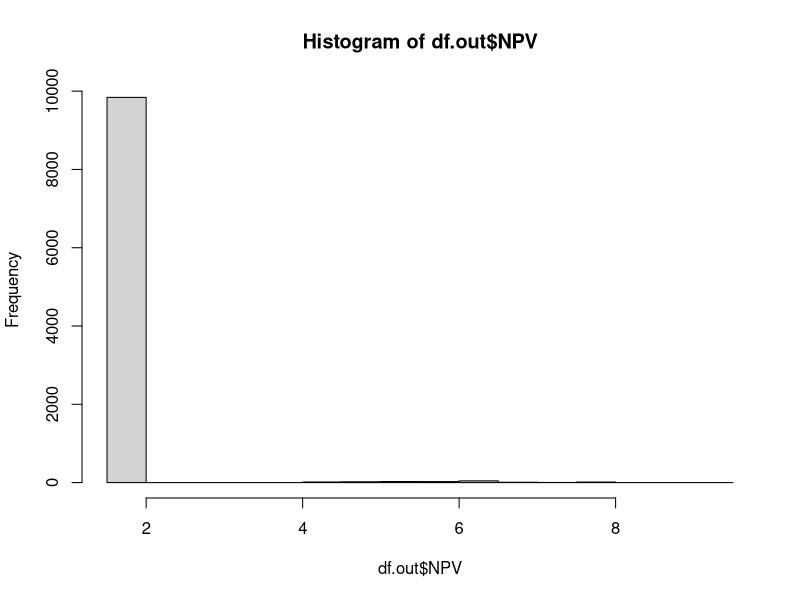
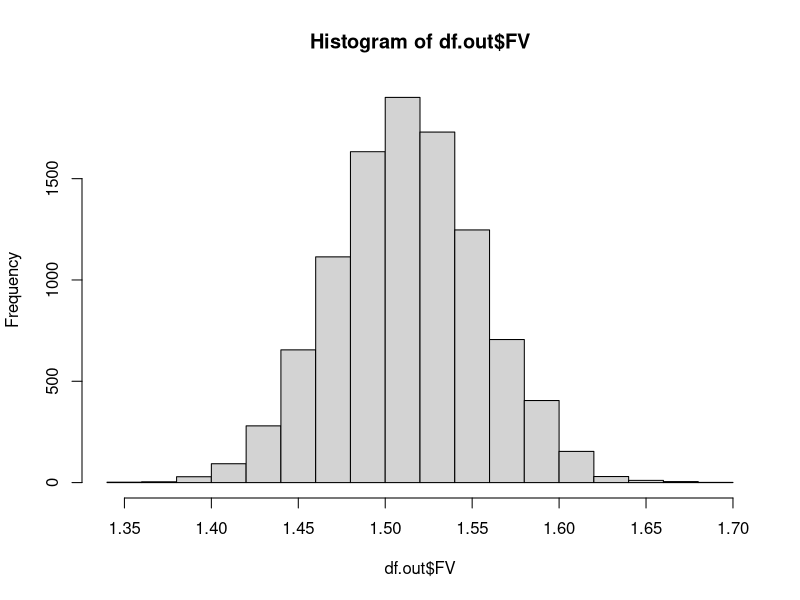
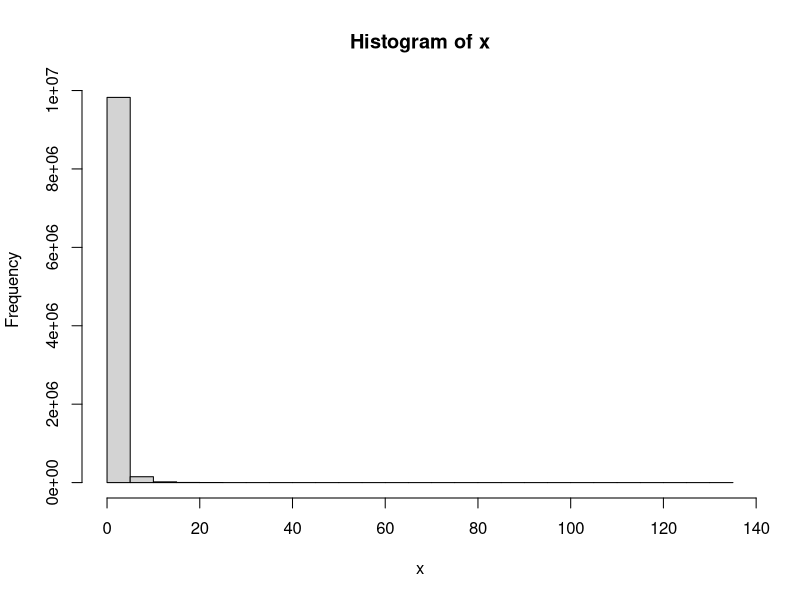
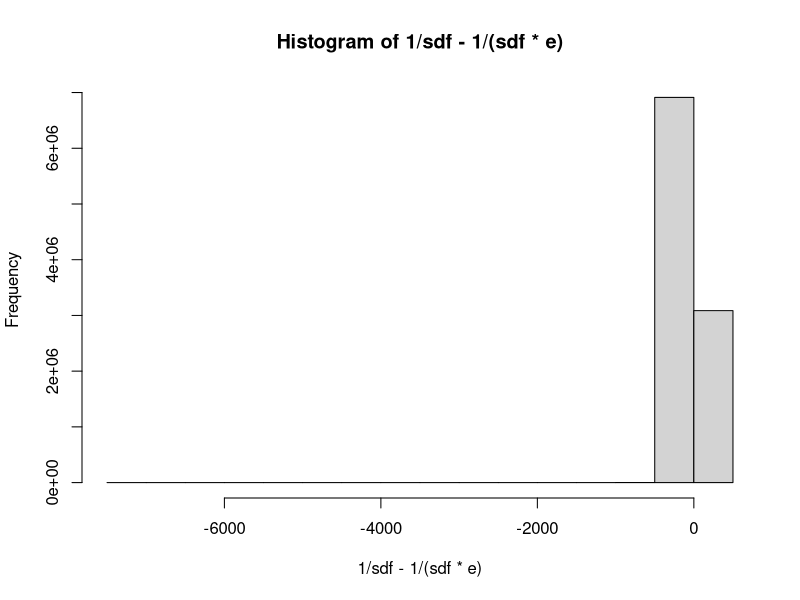

Generate these figures, in order, with R:
### Simple Averaged Pricing Error Example
# Prologue ----

if(sys.nframe() == 0L) rm(list = ls())
setwd(dirname(rstudioapi::getActiveDocumentContext()$path))
getwd()

# Model -----

sim.fun <- function(input.data=NA) {
  
  beta <- 1 # paramter we want to estimate
  n <- 5000 # number of cross-sectional units
  periods <- 1 # number of time-periods for discounting
  
  sigma.sdf <- 0.1
  sigma.err <- 0.3
  
  # Fill df
  df <- data.frame(sdf = rep(1, n))
  for (i in 1:periods) {
    # public market factor
    # x <- rnorm(n, 0.08, sigma.sdf)
    x <- rlnorm(n, 0.08-sigma.sdf^2/2, sigma.sdf) - 1
    
    df[, paste0("x", i)] <- x
    # error term
    error <- "multiplicative"
    if (error == "additive") {
      e <- rnorm(n, 0, sigma.err)
      y <- 1 / (1 + beta * x + e)
    } else {
      e <- rlnorm(n, 0-sigma.err^2/2, sigma.err)
      
      # error in denominator
      # y <- 1 / ((1 + beta * x)  * e)
      # error in numerator (yields worse estimation results)
      y <- e / (1 + beta * x)
    }

    df$sdf <- df$sdf * y
  }
  
  cf <- 1 / df$sdf
  
  if(periods > 1) {
    # Define loss functions
    loss.npv <- function(b) {
      df.x <- 1 + df[, -1] * b
      sdf <- 1 / apply(df.x, 1, prod)
      npv <- cf * sdf - 1
      error <- sum((npv)^2)
      return(error)
    }
    
    loss.fv <- function(b) {
      df.x <- 1 + df[, -1] * b
      sdf <- 1 / apply(df.x, 1, prod)
      fv <- cf - 1 / sdf
      error <- sum((fv)^2)
      return(error)
    }
    
    loss.averaged <- function(b) {
      df.x <- 1 + df[, -1] * b
      sdf <- 1 / apply(df.x, 1, prod)
      npv <- cf * sdf - 1
      fv <- cf- 1 / sdf
      error <- sum((npv)^2) + sum((fv)^2)
      return(error)
    }
  } else {
    # Define loss functions
    loss.npv <- function(b) {
      df.x <- 1 + df[, -1] * b
      sdf <- 1 / df.x
      
      # E[M/Me] (prices the cash flow by the sdf)
      #npv <-  1 - cf * sdf
      npv <- cf*sdf - 1
      
      # E[Me/M]
      # npv <- 1 / (sdf * cf) - 1
      
      # both
      #npv <- 1 / (sdf * cf) + cf*sdf - 2
      
      error <- sum((npv)^2)
      return(error)
    }
    
    loss.fv <- function(b) {
      df.x <- 1 + df[, -1] * b
      sdf <- 1 / df.x
      
      # good (replicates the data generating process)
      #fv <- cf - 1 / sdf
      fv <- 1 / sdf - cf
      
      # bad
      # fv <- 1 / cf - sdf
      
      error <- sum((fv)^2)
      return(error)
    }
    
    loss.averaged <- function(b) {
      df.x <- 1 + df[, -1] * b
      sdf <- 1 / df.x
      npv <- 1 - cf * sdf
      fv <- cf - 1 / sdf
      error <- sum((npv)^2) + sum((fv)^2)
      return(error)
    }
  }
  

  
  # Optimize
  res <- optimise(loss.npv, 0:10)
  df.res <- data.frame(NPV = res$minimum)
  res <- optimise(loss.fv, 0:10)
  df.res$FV <- res$minimum
  res <- optimise(loss.averaged, 0:10)
  df.res$AVG <- res$minimum
  
  return(df.res)
}
sim.fun()

set.seed(55)
system.time(
  df.out <- lapply(1:10000, sim.fun)
)
df.out <- data.frame(do.call(rbind, t(df.out)))
colMeans(df.out)
apply(df.out, 2, sd)
summary(df.out)

hist(df.out$NPV)
hist(df.out$FV)

'
> colMeans(df.out)
     NPV       FV      AVG 
2.927163 2.701741 2.757635 
> apply(df.out, 2, sd)
NPV        FV       AVG 
0.5686698 0.8367402 0.5904145 
'
# Multiplicative example ----
n <- 1000 * 1000 * 10
s1 <- 1
sdf <- rlnorm(n, -0.1 - s1^2/2, s1)
mean(sdf)
mean(1/sdf)
cor(sdf, 1/sdf)

s2 <- 1
e <- rlnorm(n, 0 - s2^2/2, s2)
mean(e)
cor(sdf*e, 1/(sdf*e))

summary(sdf/(sdf*e))
summary((sdf*e)/sdf)
summary(1/sdf - 1/(sdf*e))

x <- (sdf * e) / sdf
mean(x)
sd(x)
cor(sdf, x)
hist(x)
hist(1/sdf - 1/(sdf*e))
# s1=1, s2=1: -0.191
# s1=1, s2=2: -0.01226564
# s1=2, s2=1: -0.04248953
# s1=0.1, s2=2:-0.01795819
# s1=0.1, s2=0.1: -0.6983986
# s1=0.001, s2=0.001: -0.7070273
# s1=0.0001, s2=3: -0.0003168856
# s1=1, s2=0.01: -0.00765646


# Another multiplicative example -----

n <- 1000000

m1 <- rlnorm(n, -0.1,0.2)
m2 <- rlnorm(n, -0.1,0.2)
mean(m1)

s1 <- 0.1
e1 <- rlnorm(n, 0 - s1^2/2, s1)
e2 <- rlnorm(n, 0 - s1^2/2, s1)
e3 <- rlnorm(n, 0 - s1^2/2, s1)
mean(c(e1, e2, e3))
mean((e1)^2)

cf1 <- 1 / m1 * e1
cf2 <- 1 / (m1 * m2) * e2 * e3

cov(m1, cf1 + m2 * cf2)
cov(m1 * m2, cf1 /m2 + cf2)

r <- rlnorm(n, 0.1, 0.2)
summary(r)
mean(r) * mean(1/r) + cor(1/r, r) * sd(1/r) * sd(r)
